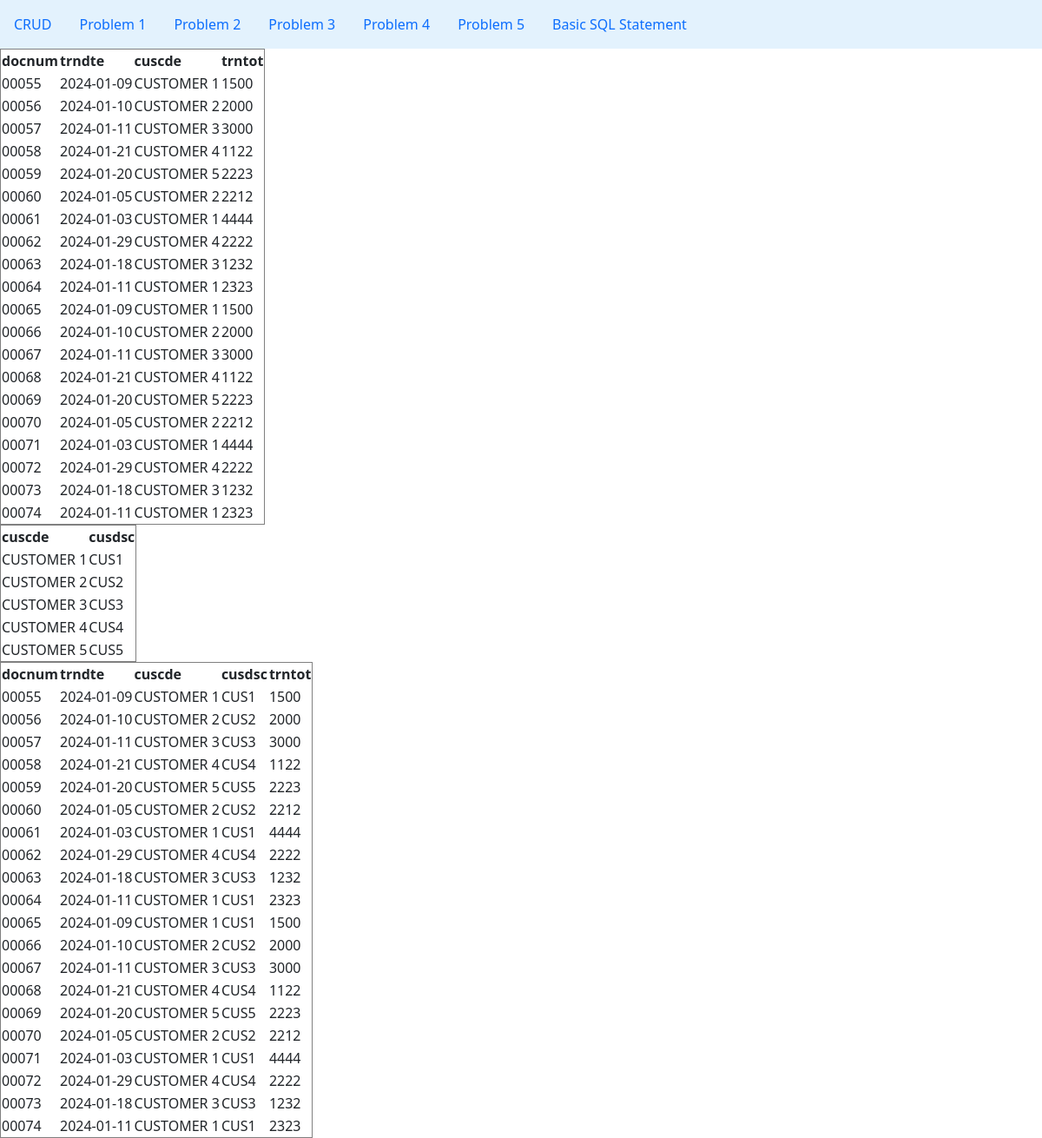
Screenshot of /db_problem3.php with the database file from the repository.
### tables this page shows
CREATE TABLE `salesfile1` (
  `docnum` int(5) UNSIGNED ZEROFILL NOT NULL,
  `trndte` date DEFAULT NULL,
  `cuscde` varchar(55) DEFAULT NULL,
  `trntot` float DEFAULT NULL
);

CREATE TABLE `masterfile` (
  `cuscde` varchar(55) DEFAULT NULL,
  `cusdsc` varchar(55) DEFAULT NULL
);

### db_problem3.php (the view)
<?php
include("db_display.php");
$sql = "SELECT * FROM masterfile";
$result = $conn->query($sql);
if ($result->num_rows > 0) {
    echo "<table border='1'>
            <tr>
                <th>cuscde</th>
                <th>cusdsc</th>
            </tr>";
    for ($i = 0; $i < $result->num_rows; $i++) {
        $row = $result->fetch_assoc();
        echo "<tr>
            <td>" . $row['cuscde'] . "</td>
            <td>" . $row['cusdsc'] . "</td>
            </tr>";
    }
    echo "</table>";
} else {
    echo "0 results";
}
$sql = "SELECT s.docnum, s.trndte, s.cuscde, m.cusdsc, s.trntot
FROM salesfile1 s
INNER JOIN masterfile m ON s.cuscde = m.cuscde;";
$result = $conn->query($sql);
if ($result->num_rows > 0) {
    echo "<table border='1'>
            <tr>
                <th>docnum</th>
                <th>trndte</th>
                <th>cuscde</th>
                <th>cusdsc</th>
                <th>trntot</th>
            </tr>";
    for ($i = 0; $i < $result->num_rows; $i++) {
        $row = $result->fetch_assoc();
        echo "<tr>
            <td>" . $row['docnum'] . "</td>
            <td>" . $row['trndte'] . "</td>
            <td>" . $row['cuscde'] . "</td>
            <td>" . $row['cusdsc'] . "</td>
            <td>" . $row['trntot'] . "</td>
            </tr>";
    }
    echo "</table>";
} else {
    echo "0 results";
}

### db_display.php
<?php
include('db_connect.php');
$sql = "SELECT * FROM salesfile1";
$result = $conn->query($sql);
if ($result->num_rows > 0) {
    echo "<table border='1'>
            <tr>
                <th>docnum</th>
                <th>trndte</th>
                <th>cuscde</th>
                <th>trntot</th>
            </tr>";
    for ($i = 0; $i < $result->num_rows; $i++) {
        $row = $result->fetch_assoc();
        echo "<tr>
            <td>" . $row['docnum'] . "</td>
            <td>" . $row['trndte'] . "</td>
            <td>" . $row['cuscde'] . "</td>
            <td>" . $row['trntot'] . "</td>
            </tr>";
    }
    echo "</table>";
} else {
    echo "0 results";
}

### rows the page displays
salesfile1: docnum "00055", trndte "2024-01-09", cuscde "CUSTOMER 1", trntot "1500", masterfile.cusdsc "CUS1"
salesfile1: docnum "00056", trndte "2024-01-10", cuscde "CUSTOMER 2", trntot "2000", masterfile.cusdsc "CUS2"
salesfile1: docnum "00057", trndte "2024-01-11", cuscde "CUSTOMER 3", trntot "3000", masterfile.cusdsc "CUS3"
salesfile1: docnum "00058", trndte "2024-01-21", cuscde "CUSTOMER 4", trntot "1122", masterfile.cusdsc "CUS4"
salesfile1: docnum "00059", trndte "2024-01-20", cuscde "CUSTOMER 5", trntot "2223", masterfile.cusdsc "CUS5"
salesfile1: docnum "00060", trndte "2024-01-05", cuscde "CUSTOMER 2", trntot "2212", masterfile.cusdsc "CUS2"
salesfile1: docnum "00061", trndte "2024-01-03", cuscde "CUSTOMER 1", trntot "4444", masterfile.cusdsc "CUS1"
salesfile1: docnum "00062", trndte "2024-01-29", cuscde "CUSTOMER 4", trntot "2222", masterfile.cusdsc "CUS4"
salesfile1: docnum "00063", trndte "2024-01-18", cuscde "CUSTOMER 3", trntot "1232", masterfile.cusdsc "CUS3"
salesfile1: docnum "00064", trndte "2024-01-11", cuscde "CUSTOMER 1", trntot "2323", masterfile.cusdsc "CUS1"
salesfile1: docnum "00065", trndte "2024-01-09", cuscde "CUSTOMER 1", trntot "1500", masterfile.cusdsc "CUS1"
salesfile1: docnum "00066", trndte "2024-01-10", cuscde "CUSTOMER 2", trntot "2000", masterfile.cusdsc "CUS2"
salesfile1: docnum "00067", trndte "2024-01-11", cuscde "CUSTOMER 3", trntot "3000", masterfile.cusdsc "CUS3"
salesfile1: docnum "00068", trndte "2024-01-21", cuscde "CUSTOMER 4", trntot "1122", masterfile.cusdsc "CUS4"
salesfile1: docnum "00069", trndte "2024-01-20", cuscde "CUSTOMER 5", trntot "2223", masterfile.cusdsc "CUS5"
salesfile1: docnum "00070", trndte "2024-01-05", cuscde "CUSTOMER 2", trntot "2212", masterfile.cusdsc "CUS2"
salesfile1: docnum "00071", trndte "2024-01-03", cuscde "CUSTOMER 1", trntot "4444", masterfile.cusdsc "CUS1"
salesfile1: docnum "00072", trndte "2024-01-29", cuscde "CUSTOMER 4", trntot "2222", masterfile.cusdsc "CUS4"
salesfile1: docnum "00073", trndte "2024-01-18", cuscde "CUSTOMER 3", trntot "1232", masterfile.cusdsc "CUS3"
salesfile1: docnum "00074", trndte "2024-01-11", cuscde "CUSTOMER 1", trntot "2323", masterfile.cusdsc "CUS1"
masterfile: cuscde "CUSTOMER 1", cusdsc "CUS1"
masterfile: cuscde "CUSTOMER 2", cusdsc "CUS2"
masterfile: cuscde "CUSTOMER 3", cusdsc "CUS3"
masterfile: cuscde "CUSTOMER 4", cusdsc "CUS4"
masterfile: cuscde "CUSTOMER 5", cusdsc "CUS5"
